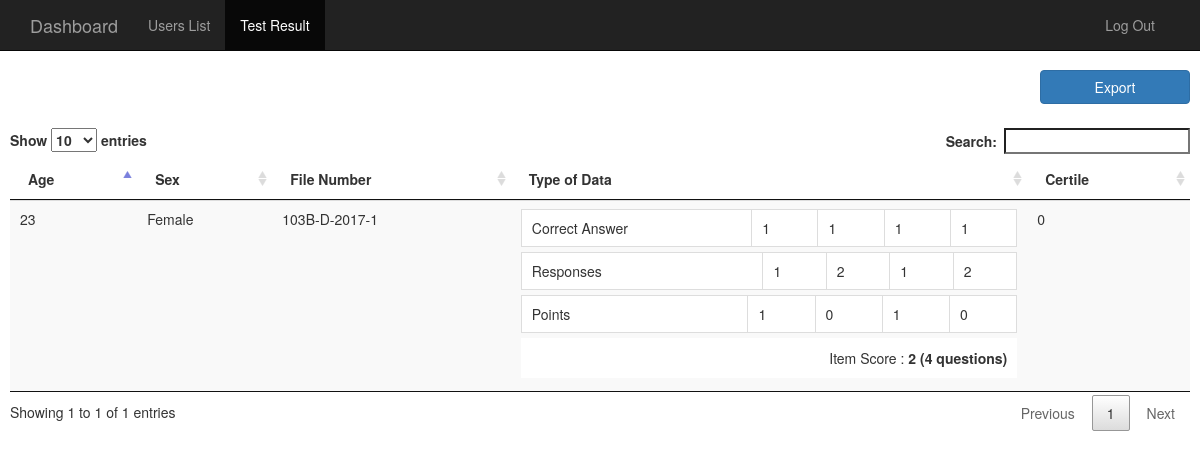
Page /index.php/usertestresult on the earlier database version.
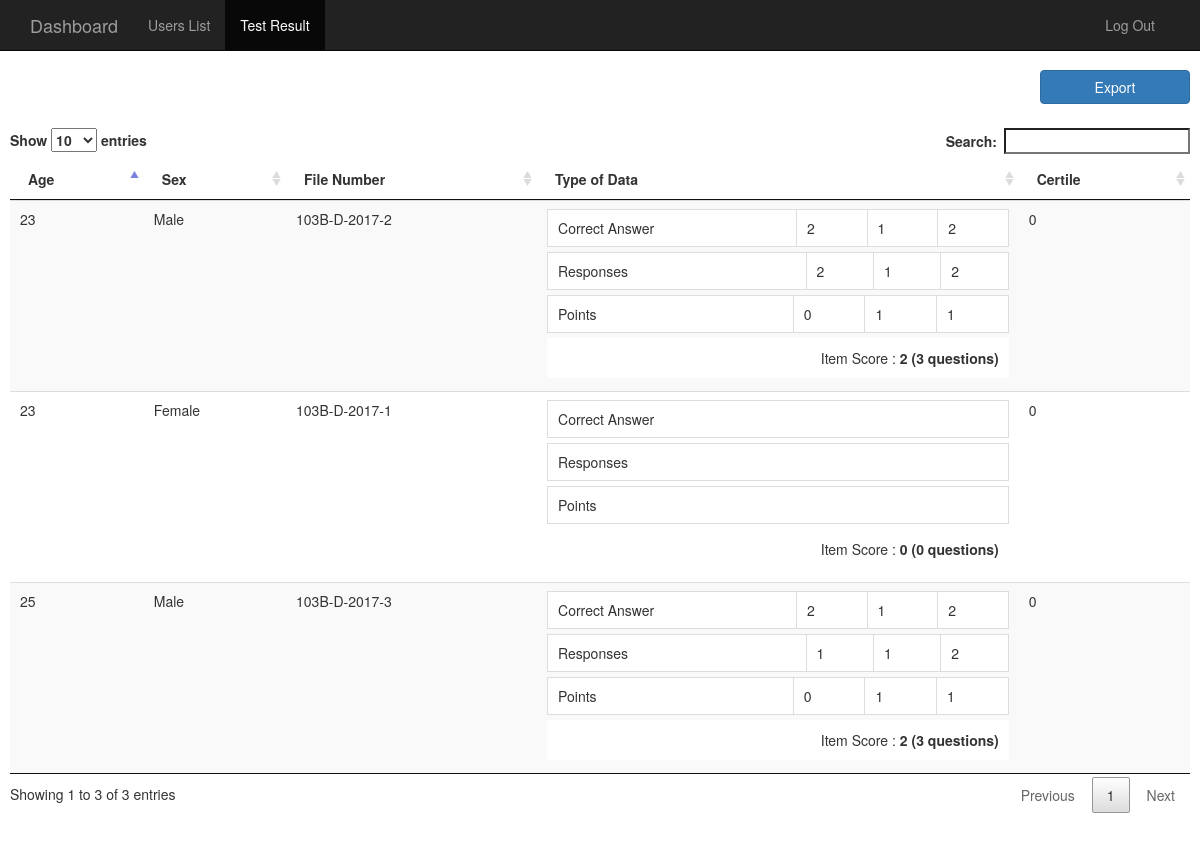
Same page on the later database version.
### tables this page shows
CREATE TABLE IF NOT EXISTS `pitch_users` (
  `id` int(11) NOT NULL AUTO_INCREMENT,
  `firstname` varchar(30) NOT NULL,
  `lastname` varchar(30) NOT NULL,
  `age` varchar(6) DEFAULT NULL,
  `gender` varchar(6) NOT NULL,
  `filenumber` varchar(30) NOT NULL,
  `addeddate` datetime NOT NULL,
  `completeddate` datetime NOT NULL,
  `active` tinyint(1) DEFAULT '1',
  `status` tinyint(1) NOT NULL,
  PRIMARY KEY (`id`),
  UNIQUE KEY `filenumber` (`filenumber`)
);

### application/controllers/UserTestResult.php (called while the page is built, shortened)
<?php
class UserTestResult extends CI_Controller {
	public function index()
	{
		$this->load->model('adminmodel');
		$arrData['TestResults'] = $this->adminmodel->FetchTestResult();
		foreach ($arrData['TestResults'] as $key => &$value)
		{
			$intScore = $this->adminmodel->FetchUserResult($value['id']);
		}
		$this->load->view('user_test_result', $arrData);
	}
}

### index.php (called while the page is built, shortened)
<?php
require_once BASEPATH.'core/CodeIgniter.php';

### application/models/AdminModel.php (called while the page is built, shortened)
<?php
class AdminModel extends CI_Model
{
	function FetchUsers()
	{
		$strQuery = 'SELECT * FROM pitch_users ORDER BY id DESC';
		$objQuery = $this->db->query($strQuery);
		return $objQuery->result_array();
	}
	function FetchUserResult($id_user)
	{
		$arrTemp = $this->_userResults($id_user);
		$intCounter = 0;
		foreach ($arrTemp as $key => $value) {
			if($value['includeinscoring'] && ($value['optionid'] == $value['answer']))
			{
				$intCounter = $intCounter + 1;
			}
		}
		return $intCounter;
	}
	function _userResults($id_user)
	{
		$strQuery = 'SELECT ua.`questionid`, ua.`optionid`, q.`answer`, q.includeinscoring FROM pitch_user_answers ua INNER JOIN pitch_questions q ON q.id = ua.`questionid` WHERE q.questiontype = "test" AND userid = '.$id_user;
		$objQuery = $this->db->query($strQuery);
		if($objQuery->num_rows() > 0)
		{
			return $objQuery->result_array();
		}
		else
		{
			return array();
		}
	}
	function FetchTestResult()
	{
		$arrUsers = $this->FetchUsers();
		return $arrUsers;
	}
}
?>

### application/views/user_test_result.php (the view, shortened to what this page needs)
<?php include 'admin_header.php'; ?>
			<nav class="navbar navbar-inverse navbar-fixed-top">
			  <div class="container">
				<div class="navbar-header">
				  <a class="navbar-brand" href="#">Dashboard</a>
				</div>
				<div id="navbar" class="navbar-collapse collapse">
				  <ul class="nav navbar-nav" style="float:none;">
					<li><a href="<?=base_url();?>userslist">Users List</a></li>
					<li class="active"><a href="<?=base_url();?>usertestresult">Test Result</a></li>
					<li class="pull-right"><a href="<?=base_url();?>admindashboard/logout">Log Out</a></li>
				  </ul>
				</div>
			  </div>
			</nav>
			<section class="adminDashboardView">
				<div>
					<a id="btnExport" class="btn btn-primary pull-right col-md-1 col-sm-1" target="_blank" href="<?=base_url();?>usertestresult/export" style="width:150px; min-width:inherit; margin-bottom: 2%;"> Export </a>
				</div>
				<div class="UserListView">
					<table width="100%" cellspacing="0" cellpadding="0" id="usersTestResultList" class="table table-responsive table-striped">
						<thead>
							<tr>
								<th>Age</th>
								<th>Sex</th>
								<th>File Number</th>
								<th>Type of Data</th>
								<th>Certile</th>
							</tr>
						</thead>
						<tbody>
						<?php
							foreach ($TestResults as $key => $value) {
						?>
							<tr>
								<td valign="middle"><?=$value['age'];?></td>
								<td><?=$value['gender'];?></td>
								<td valign="middle"><?=$value['filenumber'];?></td>
								<td>
									<table width="100%" cellspacing="0" cellpadding="0" class="table table-bordered">
										<tr>
											<td width="10%">Correct Answer</td>
											<?php
												for($intCtr = 0; $intCtr < count($value['test_result']); $intCtr++){
											?>
											<td width="2.3%"><?=$value['test_result'][$intCtr]['answer'];?></td>
											<?php } ?>
										</tr>
									</table>
									<table width="100%" cellspacing="0" cellpadding="0" class="table table-bordered">
										<tr>
											<td width="10%">Responses</td>
											<?php
												for($intCtr = 0; $intCtr< sizeof($value['test_result']); $intCtr++){
											?>
											<td width="2.3%"><?=$value['test_result'][$intCtr]['optionid'];?></td>
											<?php } ?>
										</tr>
									</table>
									<table width="100%" cellspacing="0" cellpadding="0" class="table table-bordered">
										<tr>
											<td width="10%">Points</td>
											<?php
												$intCorrectAnswer = 0;
												for($intCtr = 0; $intCtr< sizeof($value['test_result']); $intCtr++){
											?>
											<td width="2.3%">
												<?php
													if($value['test_result'][$intCtr]['answer'] == $value['test_result'][$intCtr]['optionid'] && $value['test_result'][$intCtr]['includeinscoring'])
													{
														$intCorrectAnswer = $intCorrectAnswer+1;
														echo 1;
													}else
													{
														echo 0;
													}
												?>
											</td>
											<?php } ?>
										</tr>
									</table>
									<table width="100%" cellpadding="0" cellspacing="0">
										<tr>
											<td align="right" style="padding:10px;">Item Score : <strong><?=$intCorrectAnswer;?> (<?=sizeof($value['test_result']);?> questions)</strong></td>
										</tr>
									</table>
								</td>
								<td><?=$value['certile'];?></td>
							</tr>
						<?php
							}
						?>
						</tbody>
					</table>
				</div>
			</section>
<?php include 'admin_footer.php'; ?>

### application/views/admin_header.php (shortened to what this page needs)
<!DOCTYPE html>
<html class="no-js">
<head>
		<link rel="stylesheet" href="https://maxcdn.bootstrapcdn.com/bootstrap/3.3.7/css/bootstrap.min.css">
		<link href="<?=base_url();?>resources/css/admin.css" rel="stylesheet" />
		<link href="<?=base_url();?>resources/css/jquery.dataTables.css" rel="stylesheet" />
		<link href="<?=base_url();?>resources/css/sweetalert.css" rel="stylesheet" />
</head>
	<body>

### application/views/admin_footer.php
	</body>
</html>

### resources/css/admin.css (style rules this page uses)
html, body { height: 100%; background:#fff; }
.adminDashboardView { margin:70px 10px 0px; }
.adminDashboardView td > table { margin:0 0 5px 0; }

Differences in the rows shown:
added pitch_users: age "25", gender "Male", filenumber "103B-D-2017-3", answer "2", answer "1", optionid "1", optionid "2", intCorrectAnswer "2", sizeof($value['test_result']) "3", certile "0"
added pitch_users: age "23", gender "Male", filenumber "103B-D-2017-2", answer "2", answer "1", optionid "2", optionid "1", intCorrectAnswer "2", sizeof($value['test_result']) "3", certile "0"
changed pitch_users "Female": intCorrectAnswer "2" → "0"; sizeof($value['test_result']) "4" → "0"
Other differences:
text written by a page script: "Show entries Search: Showing 1 to 1 of 1 entries Previous 1 Next" → "Show entries Search: Showing 1 to 3 of 3 entries Previous 1 Next"
list line gone: "1"
list line gone: "2"
list line gone: "0"
